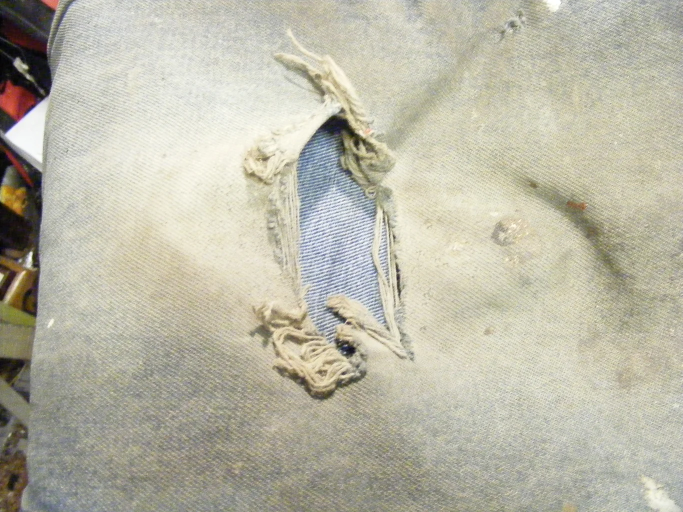
#> input picture backend/test2.webp, 1365 x 1024 px (shown at 1/2 size)
$ python -i test_fabric_preprocessing.py   (imports and definitions only)
#> lines starting #> are read from the running program, lines starting #| are printed output that depends on the picture; after the words box and inside, x2 and y2 are one past the last pixel; in counts of white or black regions, pixels touching at a corner belong together
# test_complete_preprocessing.py
import cv2
import time
import os
import numpy as np

def enhance_fabric_image(image_path, output_path=None):
#> called with image_path = '../test2.webp'
    start_time = time.time()
    print(f"Processing image: {image_path}")

    # Read image
    img = cv2.imread(image_path)
#> img is the input picture: shape (1024, 1365, 3); mean B, G, R 167.9, 184.3, 186.6
    if img is None:
        print(f"Error: Could not read image at {image_path}")
        return None

    print(f"Original image size: {img.shape}")
#| Original image size: (1024, 1365, 3)

    # Step 1: Resize (2x)
    start_step = time.time()
    img = cv2.resize(img, (img.shape[1]*2, img.shape[0]*2), interpolation=cv2.INTER_CUBIC)
#> img: shape (2048, 2730, 3)
    print(f"Resize completed in {time.time() - start_step:.2f} seconds. New size: {img.shape}")

    # Step 2: Enhance contrast
    start_step = time.time()
    lab = cv2.cvtColor(img, cv2.COLOR_BGR2LAB)
#> lab: shape (2048, 2730, 3); mean of channels 0, 1, 2 189.6, 126.1, 136.7
    l, a, b = cv2.split(lab)
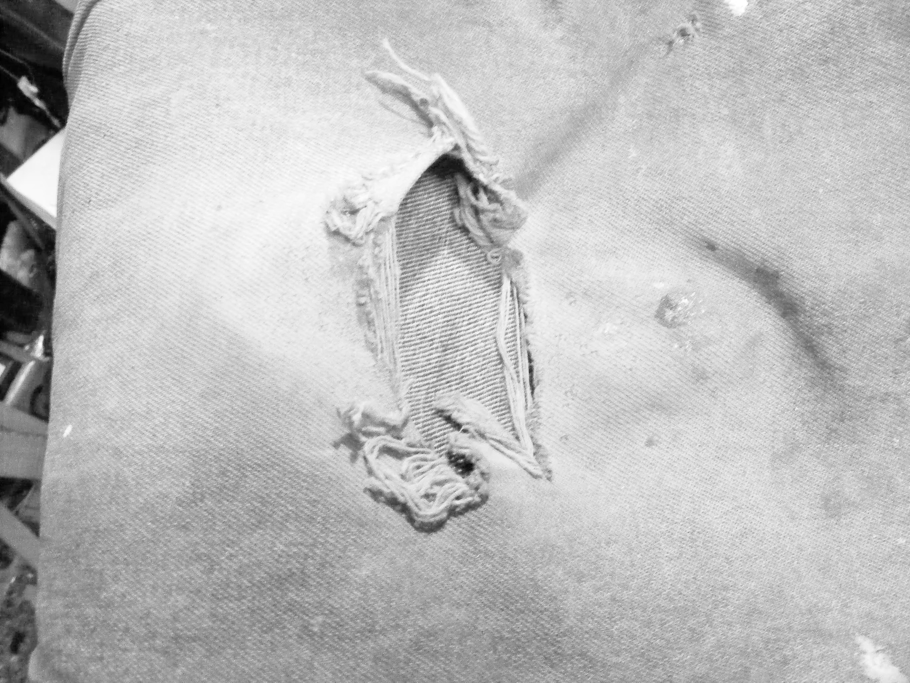
#> l: shape (2048, 2730) (shown at 1/3 size); min 0, max 255, mean 189.6
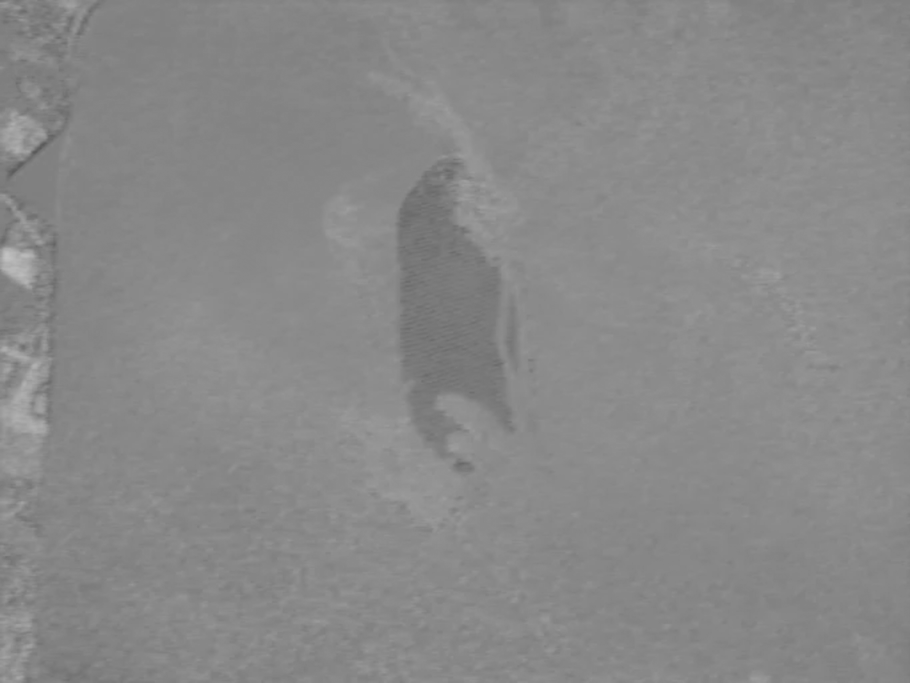
#> b: shape (2048, 2730) (shown at 1/3 size); min 89, max 195, mean 136.7
    clahe = cv2.createCLAHE(clipLimit=3.0, tileGridSize=(8, 8))
    l = clahe.apply(l)
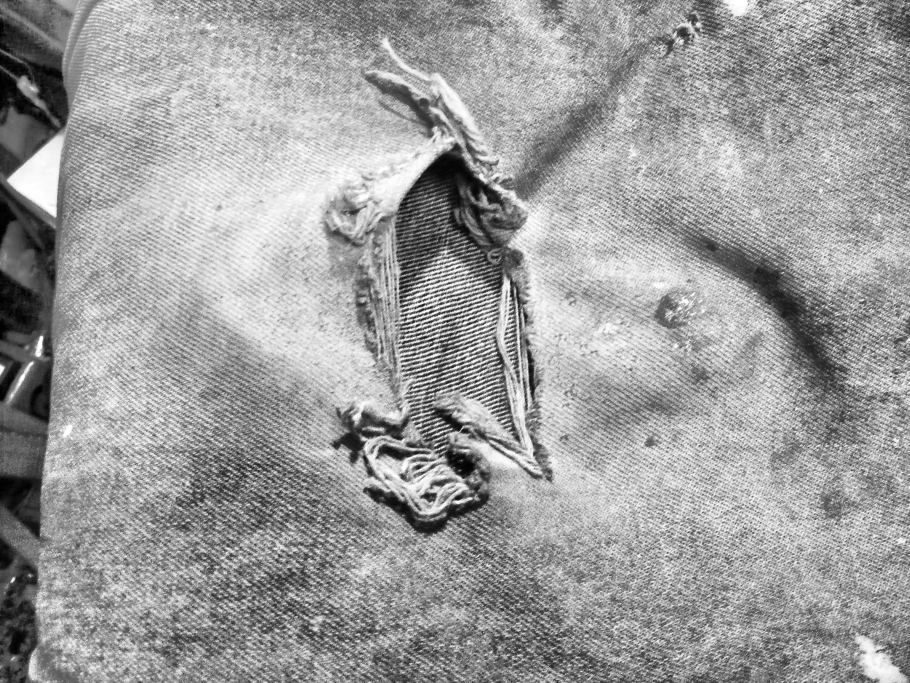
#> l: shape (2048, 2730) (shown at 1/3 size); min 0, max 255, mean 157.6
    lab = cv2.merge((l, a, b))
#> lab: shape (2048, 2730, 3); mean of channels 0, 1, 2 157.6, 126.1, 136.7
    img = cv2.cvtColor(lab, cv2.COLOR_LAB2BGR)
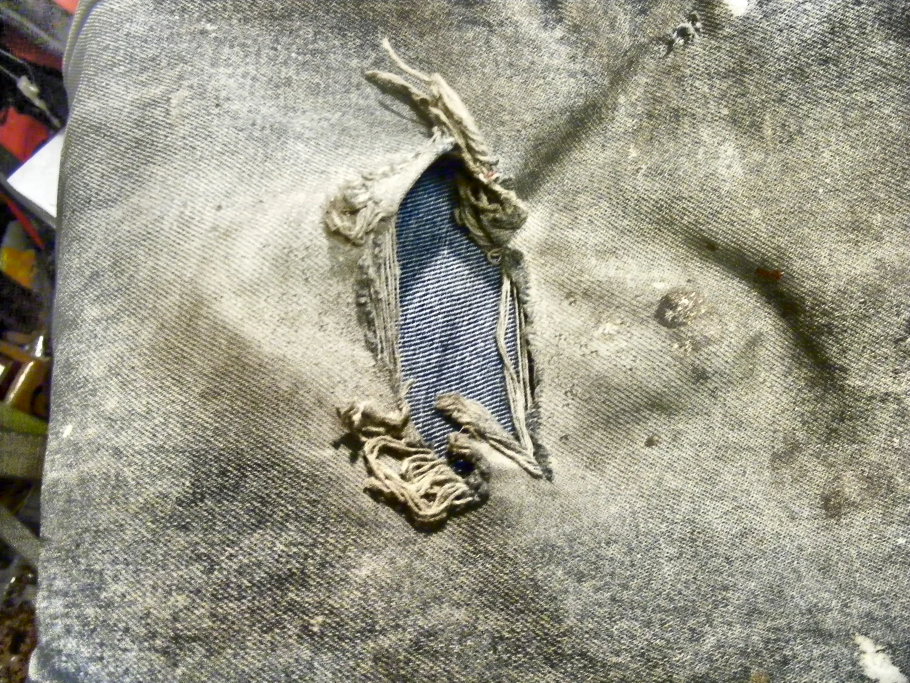
#> img: shape (2048, 2730, 3) (shown at 1/3 size); mean B, G, R 135.9, 151.7, 153.8
    print(f"Contrast enhancement completed in {time.time() - start_step:.2f} seconds")

    # Step 3: Edge enhancement
    start_step = time.time()
    gray = cv2.cvtColor(img, cv2.COLOR_BGR2GRAY)
    edges = cv2.Canny(gray, 50, 150)
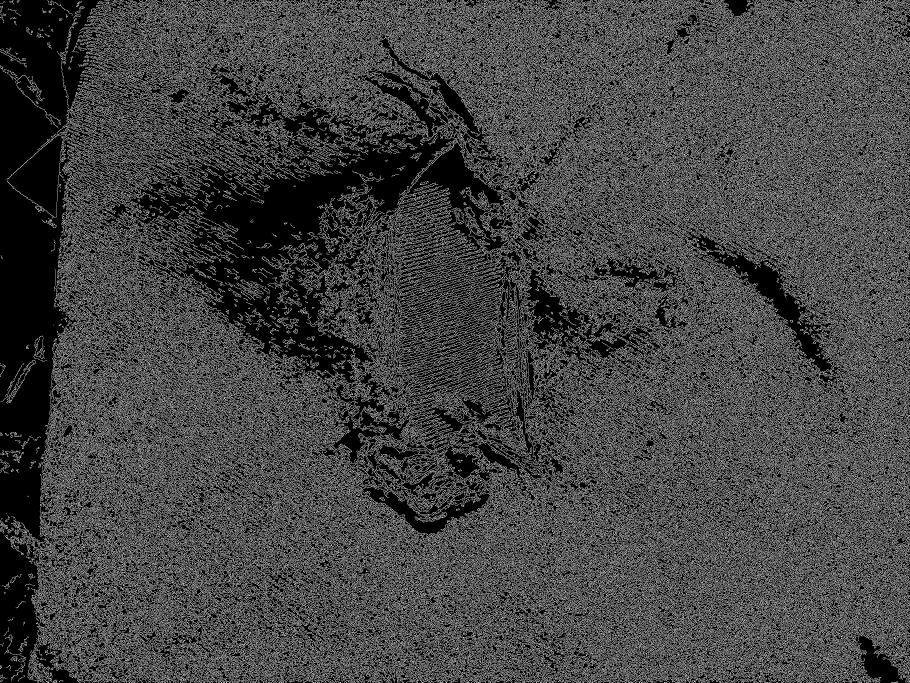
#> edges: shape (2048, 2730) (shown at 1/3 size); 26.7% white in thin lines or dots
    edges = cv2.dilate(edges, None)
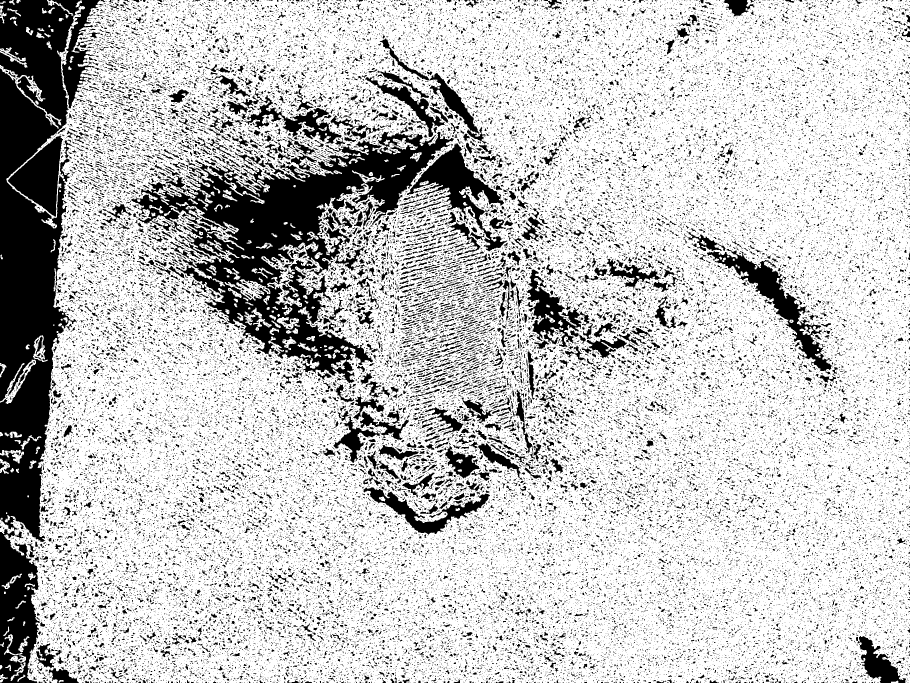
#> edges: shape (2048, 2730) (shown at 1/3 size); 76.9% white; 61648 black regions (55106 under 20 px), largest, box (x1, y1, x2, y2) and area: (0, 0, 317, 2048) 280110, (394, 394, 1361, 1150) 214960, (2121, 747, 2498, 1123) 24616
    edges_colored = cv2.cvtColor(edges, cv2.COLOR_GRAY2BGR)
    img = cv2.addWeighted(img, 0.8, edges_colored, 0.2, 0)
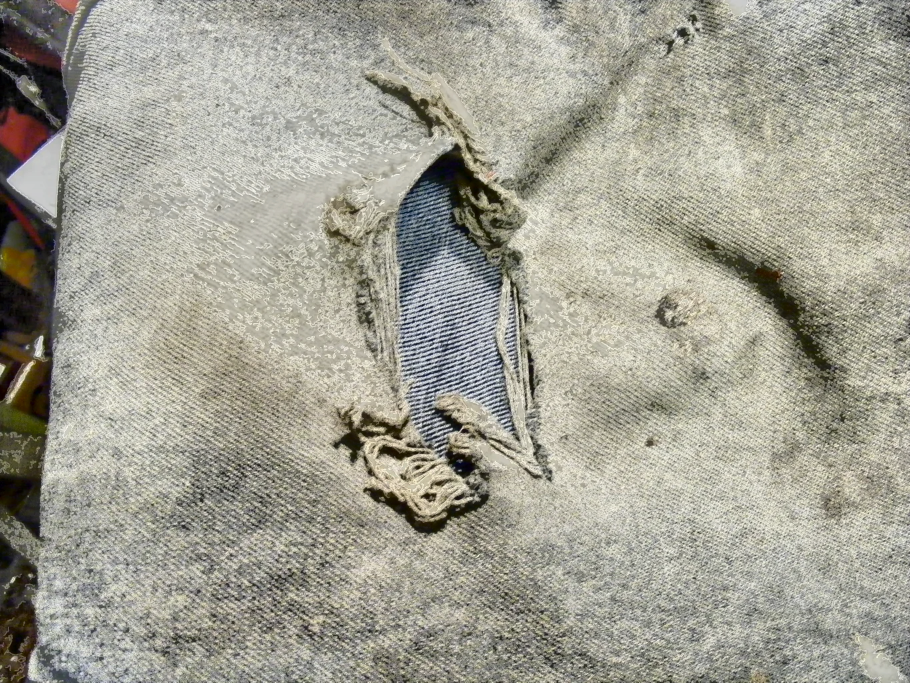
#> img: shape (2048, 2730, 3) (shown at 1/3 size); mean B, G, R 147.9, 160.6, 162.2
    print(f"Edge enhancement completed in {time.time() - start_step:.2f} seconds")

    # Generate output path if not provided
    if not output_path:
        base, ext = os.path.splitext(image_path)
        output_path = f"{base}_enhanced{ext}"

    # Save result
    start_step = time.time()
    cv2.imwrite(output_path, img)
    print(f"Image saved to {output_path} in {time.time() - start_step:.2f} seconds")

    total_time = time.time() - start_time
    print(f"Total processing time: {total_time:.2f} seconds")

    return output_path

# [3 lines not run here, left out]

>>> result = enhance_fabric_image('../test2.webp')

$ run again, on backend/Hole_enhanced.png
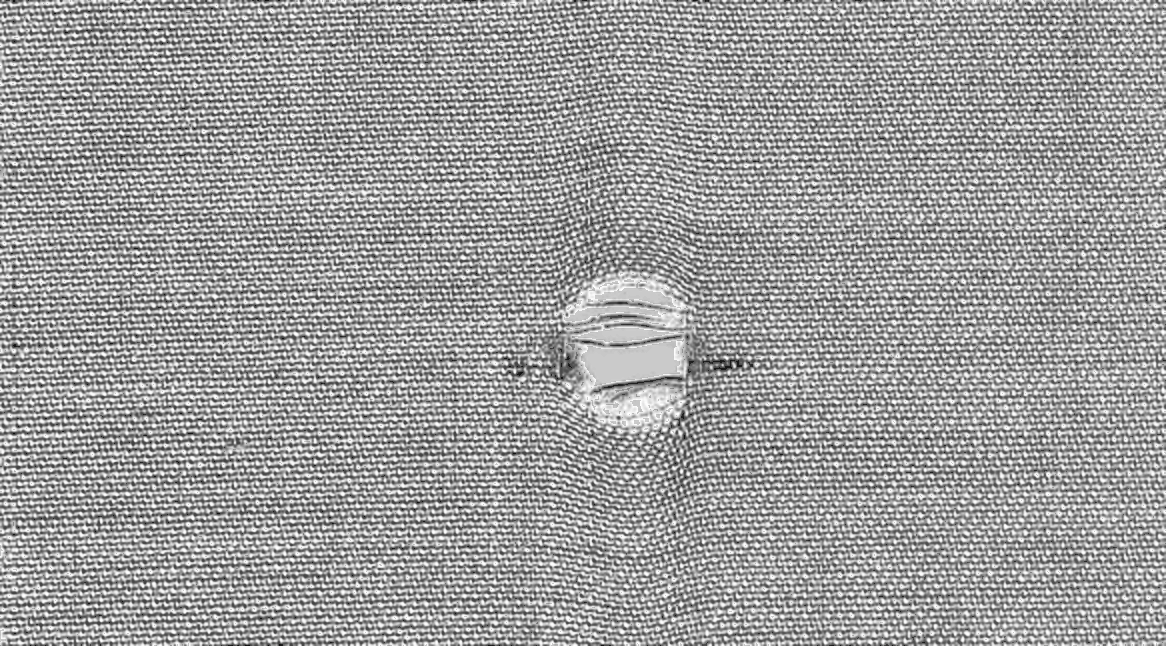
#> input picture backend/Hole_enhanced.png, 1166 x 646 px
#> in enhance_fabric_image, img is the input picture: shape (646, 1166, 3); mean B, G, R 157.2, 157.2, 157.2
#| Original image size: (646, 1166, 3)
#> in enhance_fabric_image, `edges = cv2.Canny(gray, 50, 150)`:
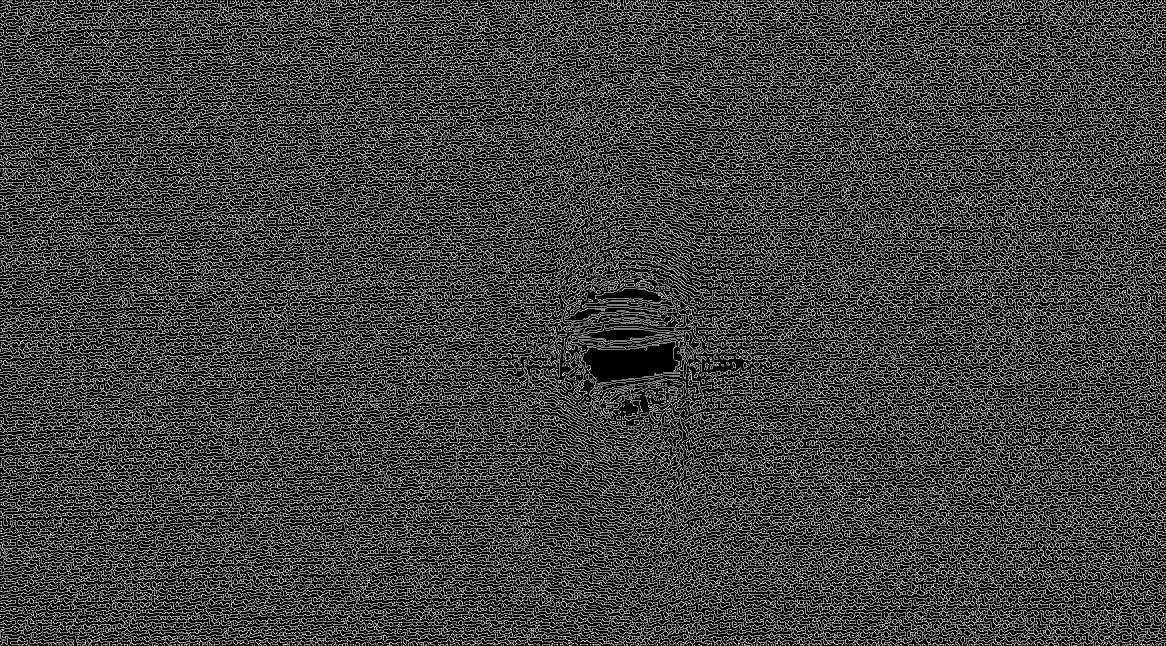
#> edges: shape (1292, 2332) (shown at 1/2 size); 23.8% white in thin lines or dots
#> edges_colored: shape (1292, 2332, 3); 72.8% white; black in thin lines or dots
#> in enhance_fabric_image, `img = cv2.addWeighted(img, 0.8, edges_colored, 0.2, 0)`:
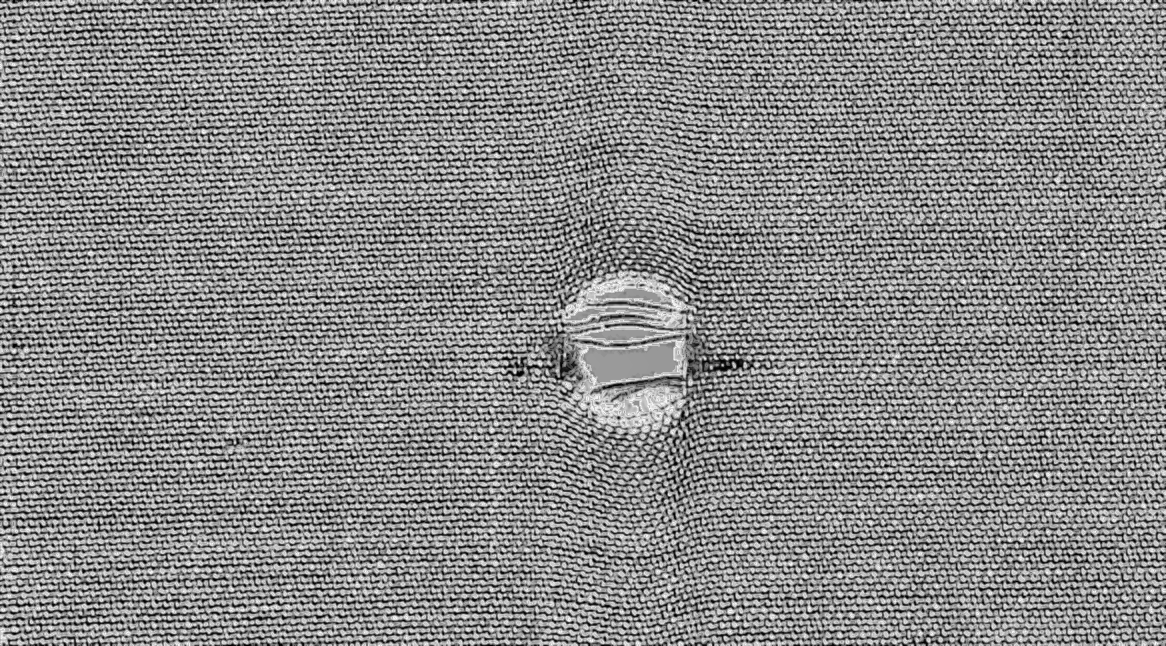
#> img: shape (1292, 2332, 3) (shown at 1/2 size); mean B, G, R 136.4, 136.4, 136.4
